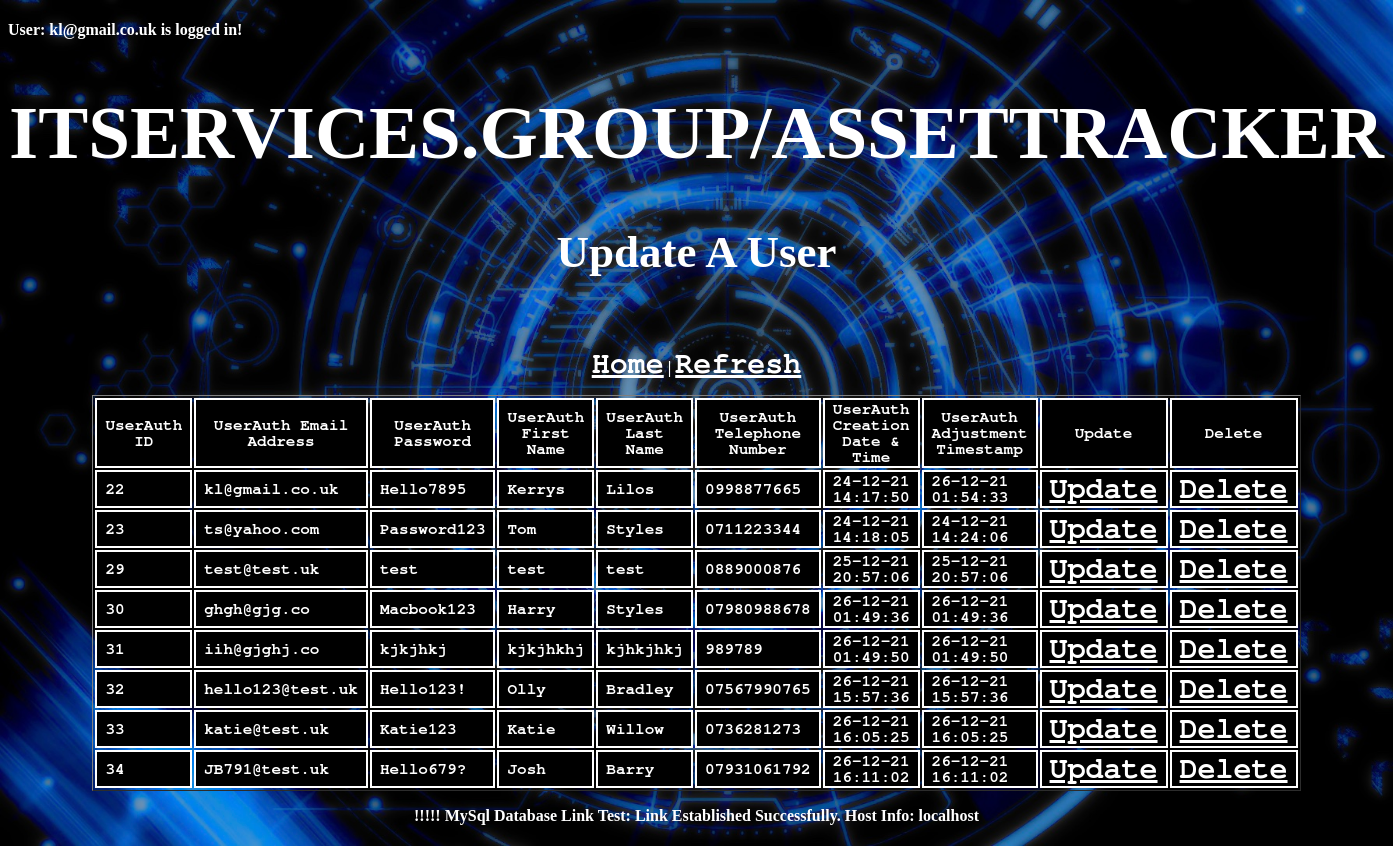
The app's page /UserAuth_Update.php (signed in) with its own data.
### tables this page shows
CREATE TABLE `UserAuth_Table` (
  `UserAuth_ID` int NOT NULL,
  `UserAuth_Email_Address` varchar(50) NOT NULL,
  `UserAuth_Password` varchar(300) NOT NULL,
  `UserAuth_First_Name` varchar(50) NOT NULL,
  `UserAuth_Last_Name` varchar(50) NOT NULL,
  `UserAuth_Telephone_Number` varchar(50) NOT NULL,
  `UserAuth_Creation_DateTime` varchar(50) NOT NULL,
  `UserAuth_Adjustment_Timestamp` varchar(50) NOT NULL
);

### UserAuth_Update.php (the view, shortened to what this page needs)
<!DOCTYPE html>
<html>
	<head>
	</head>
	<link href="StyleSheet.css" rel="stylesheet">
	<body>
		<?php
			echo "<h4>User: " .$_SESSION['UserAuth_Email_Address']. " is logged in!";
		?>
		<center>
			<h1>ITSERVICES.GROUP/ASSETTRACKER</h1>
			<h2>Update A User</h2>
			<br>
			<p><a href="Home_Page.php">Home</a>  |  <a href="UserAuth_Update.php"> Refresh</a></p>
			<?php
				echo "<table border='1'>";
					echo "<tr>";
						echo "<th> UserAuth ID </th>";
						echo "<th> UserAuth Email Address </th>";
						echo "<th> UserAuth Password </th>";
						echo "<th> UserAuth First Name </th>";
						echo "<th> UserAuth Last Name </th>";
						echo "<th> UserAuth Telephone Number </th>";
						echo "<th> UserAuth Creation Date & Time  </th>";
						echo "<th> UserAuth Adjustment Timestamp </th>";
						echo "<th> Update </th>";
						echo "<th> Delete </th>";
					echo "</tr>";
					include "MYSQLLINK_CONFIG.php";
					$OUTPUT = mysqli_query($MYSQLLINK,"SELECT * FROM UserAuth_Table");
					while($row = mysqli_fetch_array($OUTPUT))
						{
							echo "<tr>";
								echo "<td>" . $row['UserAuth_ID'] . "</td>";
								echo "<td>" . $row['UserAuth_Email_Address'] . "</td>";
								echo "<td>" . $row['UserAuth_Password'] . "</td>";
								echo "<td>" . $row['UserAuth_First_Name'] . "</td>";
								echo "<td>" . $row['UserAuth_Last_Name'] . "</td>";
								echo "<td>" . $row['UserAuth_Telephone_Number'] . "</td>";
								echo "<td>" . $row['UserAuth_Creation_DateTime'] . "</td>";
								echo "<td>" . $row['UserAuth_Adjustment_Timestamp'] . "</td>";
								echo '<td><a href="UserAuth_Update_Form.php?action=update&UserAuth_ID='.$row['UserAuth_ID'].'">Update</a></td>';
								echo '<td><a href="UserAuth_Delete_Form.php?action=delete&UserAuth_ID='.$row['UserAuth_ID'].'">Delete</a></td>';
							echo "</tr>";
						}
				echo "</table>";
				if($MYSQLLINK === false)
					{
						die("<p>!!!!! ERROR: Could Not Establish Link Successfully. ".mysqli_connect_error(). " !!!!!");
					}
				else
					{
						echo "<p>!!!!! MySql Database Link Test: Link Established Successfully. Host Info: ".mysqli_get_host_info($MYSQLLINK);
					}
			?>
		</center>
	</body>
</html>

### StyleSheet.css (style rules this page uses)
body { background-image: url('BACKGROUND_IMAGE.jpg');background-repeat: no-repeat;background-attachment: fixed;background-size: cover; }
h1 { font-family:Impact; color:white; font-size: 75px ; }
h2 { font-family:Impact; color:white; font-size: 45px; }
h4 { color: white; }
p { color: white; }
a { font-weight: 900; font-family:FreeMono, monospace; color:white; font-size: 30px; }
table { margin: .3em; width: 290px; }
th { font-weight: 900; font-family:FreeMono, monospace; color:white; padding-left: .5em; padding-right: .5em; border: 2px solid #fff; background-color: #000; }
td { font-weight: 900; font-family:FreeMono, monospace; color:white; padding-left: .5em; padding-right: .5em; border: 2px solid #fff; background-color: #000; }

### records on screen
userauth_table: UserAuth_ID "22", UserAuth_Email_Address "kl@gmail.co.uk", UserAuth_Password "Hello7895", UserAuth_First_Name "Kerrys", UserAuth_Last_Name "Lilos", UserAuth_Telephone_Number "0998877665", UserAuth_Creation_DateTime "24-12-21 14:17:50", UserAuth_Adjustment_Timestamp "26-12-21 01:54:33"
userauth_table: UserAuth_ID "23", UserAuth_Email_Address "ts@yahoo.com", UserAuth_Password "Password123", UserAuth_First_Name "Tom", UserAuth_Last_Name "Styles", UserAuth_Telephone_Number "0711223344", UserAuth_Creation_DateTime "24-12-21 14:18:05", UserAuth_Adjustment_Timestamp "24-12-21 14:24:06"
userauth_table: UserAuth_ID "29", UserAuth_Email_Address "test@test.uk", UserAuth_Password "test", UserAuth_First_Name "test", UserAuth_Last_Name "test", UserAuth_Telephone_Number "0889000876", UserAuth_Creation_DateTime "25-12-21 20:57:06", UserAuth_Adjustment_Timestamp "25-12-21 20:57:06"
userauth_table: UserAuth_ID "30", UserAuth_Email_Address "ghgh@gjg.co", UserAuth_Password "Macbook123", UserAuth_First_Name "Harry", UserAuth_Last_Name "Styles", UserAuth_Telephone_Number "07980988678", UserAuth_Creation_DateTime "26-12-21 01:49:36", UserAuth_Adjustment_Timestamp "26-12-21 01:49:36"
userauth_table: UserAuth_ID "31", UserAuth_Email_Address "iih@gjghj.co", UserAuth_Password "kjkjhkj", UserAuth_First_Name "kjkjhkhj", UserAuth_Last_Name "kjhkjhkj", UserAuth_Telephone_Number "989789", UserAuth_Creation_DateTime "26-12-21 01:49:50", UserAuth_Adjustment_Timestamp "26-12-21 01:49:50"
userauth_table: UserAuth_ID "32", UserAuth_Email_Address "hello123@test.uk", UserAuth_Password "Hello123!", UserAuth_First_Name "Olly", UserAuth_Last_Name "Bradley", UserAuth_Telephone_Number "07567990765", UserAuth_Creation_DateTime "26-12-21 15:57:36", UserAuth_Adjustment_Timestamp "26-12-21 15:57:36"
userauth_table: UserAuth_ID "33", UserAuth_Email_Address "katie@test.uk", UserAuth_Password "Katie123", UserAuth_First_Name "Katie", UserAuth_Last_Name "Willow", UserAuth_Telephone_Number "0736281273", UserAuth_Creation_DateTime "26-12-21 16:05:25", UserAuth_Adjustment_Timestamp "26-12-21 16:05:25"
userauth_table: UserAuth_ID "34", UserAuth_Email_Address "JB791@test.uk", UserAuth_Password "Hello679?", UserAuth_First_Name "Josh", UserAuth_Last_Name "Barry", UserAuth_Telephone_Number "07931061792", UserAuth_Creation_DateTime "26-12-21 16:11:02", UserAuth_Adjustment_Timestamp "26-12-21 16:11:02"

### other values on screen
$_SESSION['UserAuth_Email_Address'] "kl@gmail.co.uk"
mysqli_get_host_info($MYSQLLINK) "localhost"
